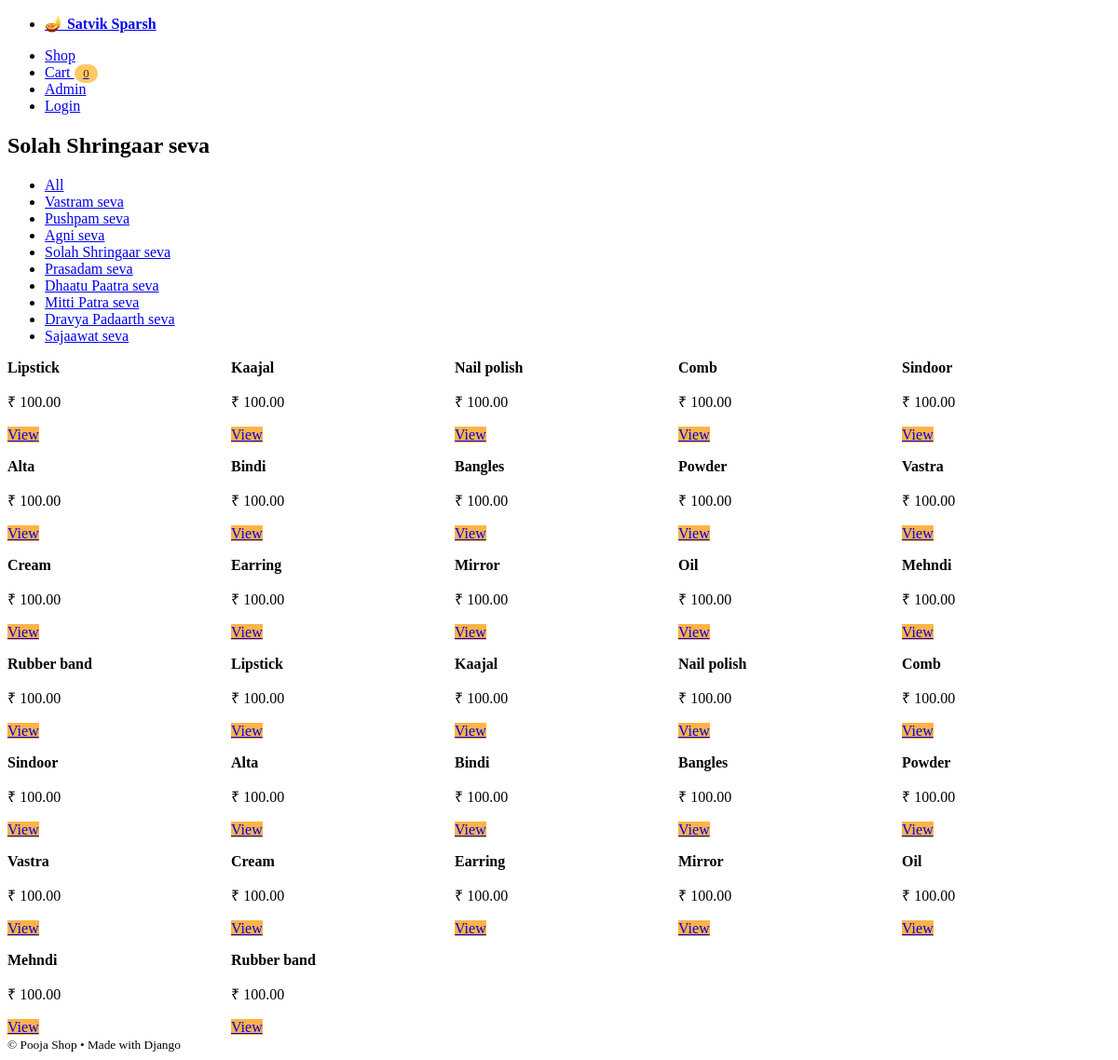
The page /shop/category/solah-shringaar-seva/ on the database its author committed.
### shop/models.py (models this page shows, shortened)
class Category(models.Model):
    name = models.CharField(max_length=120, unique=True)
    slug = models.SlugField(max_length=140, unique=True)
    description = models.TextField(blank=True)
    class Meta:
        verbose_name_plural = "Categories"

class Product(models.Model):
    category = models.ForeignKey(Category, on_delete=models.CASCADE, related_name='products')
    name = models.CharField(max_length=200)
    slug = models.SlugField(max_length=220, unique=True)
    description = models.TextField(blank=True)
    price = models.DecimalField(max_digits=10, decimal_places=2)
    stock = models.PositiveIntegerField(default=0)  # ✅ Stock field added
    quantity = models.PositiveIntegerField(default=0)  # ✅ Quantity field added
    is_active = models.BooleanField(default=True)
    image = models.ImageField(upload_to='products/', blank=True, null=True)

### shop/views.py (the view)
# urls.py: path('', views.product_list, name='product_list'),
def product_list(request, slug=None):
    category = None
    products = Product.objects.filter(is_active=True)
    if slug:
        category = get_object_or_404(Category, slug=slug)
        products = products.filter(category=category)
    return render(request, "shop/product_list.html", {"products": products, "category": category})

### shop/context_processors.py (called while the page is built)
def categories(request):
    return {"all_categories": Category.objects.all()}

def cart_item_count(request):
    cart = request.session.get("cart", {})
    return {"cart_item_count": sum(cart.values())}

### templates/shop/product_list.html (shortened to what this page needs)
{% extends 'base.html' %}
{% block content %}
<h2>{% if category %}{{ category.name }}{% else %}All Products{% endif %}</h2>
<nav>
  <ul>
    <li><a href="/shop/">All</a></li>
    {% for c in all_categories %}
    <li><a href="/shop/category/{{ c.slug }}/">{{ c.name }}</a></li>
    {% endfor %}
  </ul>
</nav>
<div class="product-grid">
  {% for p in products %}
  <article>
    <header><strong>{{ p.name }}</strong></header>
    <p>₹ {{ p.price }}</p>
    <footer><a role="button" href="/shop/product/{{ p.slug }}/">View</a></footer>
  </article>
  {% empty %}
  <p>No products.</p>
  {% endfor %}
</div>
{% endblock %}

### templates/base.html (style rules this page uses)
.product-grid { display:grid;grid-template-columns:repeat(auto-fit,minmax(220px,1fr));gap:1rem }
:root { --brand:#ffc766; --brand-strong:#ffb347; --brand-text:#5a2a00; }
a[role="button"], button, .contrast button { background: var(--brand-strong); border-color: var(--brand-strong); }

### rows shown on the page
Category: name "Solah Shringaar seva"
Category: name "Vastram seva"
Category: name "Pushpam seva"
Category: name "Agni seva"
Category: name "Prasadam seva"
Category: name "Dhaatu Paatra seva"
Category: name "Mitti Patra seva"
Category: name "Dravya Padaarth seva"
Category: name "Sajaawat seva"
Product: name "Lipstick", price "100.00"
Product: name "Kaajal", price "100.00"
Product: name "Nail polish", price "100.00"
Product: name "Comb", price "100.00"
Product: name "Sindoor", price "100.00"
Product: name "Alta", price "100.00"
Product: name "Bindi", price "100.00"
Product: name "Bangles", price "100.00"
Product: name "Powder", price "100.00"
Product: name "Vastra", price "100.00"
Product: name "Cream", price "100.00"
Product: name "Earring", price "100.00"
Product: name "Mirror", price "100.00"
Product: name "Oil", price "100.00"
Product: name "Mehndi", price "100.00"
Product: name "Rubber band", price "100.00"
Product: name "Lipstick", price "100.00"
Product: name "Kaajal", price "100.00"
Product: name "Nail polish", price "100.00"
Product: name "Comb", price "100.00"
Product: name "Sindoor", price "100.00"
Product: name "Alta", price "100.00"
Product: name "Bindi", price "100.00"
Product: name "Bangles", price "100.00"
Product: name "Powder", price "100.00"
Product: name "Vastra", price "100.00"
Product: name "Cream", price "100.00"
Product: name "Earring", price "100.00"
Product: name "Mirror", price "100.00"
Product: name "Oil", price "100.00"
Product: name "Mehndi", price "100.00"
Product: name "Rubber band", price "100.00"

### other values the page prints
{{ cart_item_count }} "0"
